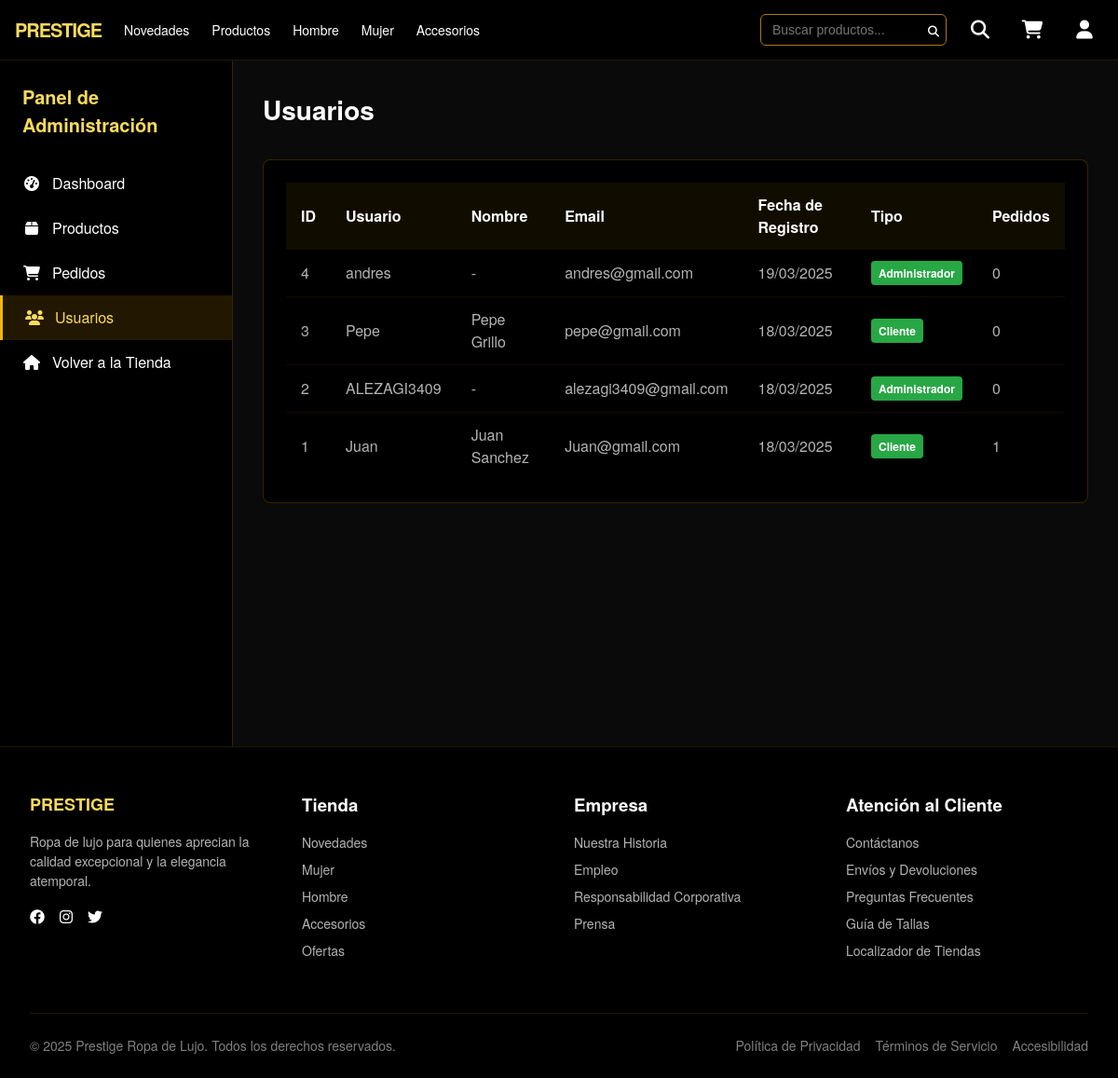
/store/admin/users/ (signed in), run on the app's committed database.
### store/models.py (models this page shows, shortened)
class User(AbstractUser):
    email = models.EmailField(unique=True)
    payment_method = models.CharField(max_length=100, blank=True, null=True)

### store/views.py (the view)
# urls.py: path('admin/users/', views.AdminUserListView.as_view(), name='admin_users'),
class AdminUserListView(LoginRequiredMixin, StaffRequiredMixin, ListView):
    model = User
    template_name = 'admin/users.html'
    context_object_name = 'users'
    paginate_by = 20
    ordering = ['-date_joined']

### store/views.py (called while the page is built)
    def test_func(self):
        return self.request.user.is_staff

### store/templates/admin/users.html (shortened to what this page needs)
{% extends 'admin/base_admin.html' %}
{% load static %}
{% block admin_content %}
<div class="admin-header">
    <h1 class="admin-page-title">Usuarios</h1>
</div>
<div class="admin-card">
    <div class="admin-card-body">
        <div class="admin-table-responsive">
            <table class="admin-table">
                <thead>
                    <tr>
                        <th>ID</th>
                        <th>Usuario</th>
                        <th>Nombre</th>
                        <th>Email</th>
                        <th>Fecha de Registro</th>
                        <th>Tipo</th>
                        <th>Pedidos</th>
                    </tr>
                </thead>
                <tbody>
                    {% for user in users %}
                    <tr>
                        <td>{{ user.id }}</td>
                        <td>{{ user.username }}</td>
                        <td>{{ user.get_full_name|default:'-' }}</td>
                        <td>{{ user.email }}</td>
                        <td>{{ user.date_joined|date:"d/m/Y" }}</td>
                        <td>
                            {% if user.is_superuser %}
                            <span class="user-badge admin-badge">Administrador</span>
                            {% elif user.is_staff %}
                            <span class="user-badge staff-badge">Staff</span>
                            {% else %}
                            <span class="user-badge user-badge">Cliente</span>
                            {% endif %}
                        </td>
                        <td>{{ user.orders.count }}</td>
                    </tr>
                    {% empty %}
                    <tr>
                        <td colspan="7" class="empty-table">No hay usuarios disponibles</td>
                    </tr>
                    {% endfor %}
                </tbody>
            </table>
        </div>
    </div>
</div>
{% endblock %}

### store/static/css/styles.css (style rules this page uses)
:root { --color-black: #000000; --color-black-light: #0A0A0A; --color-gold-light: #F9DB5C; --color-gold: #EFB810; --color-brown: #A87B05; --color-brown-dark: #664300; --color-white: #FFFFFF; --color-gray: rgba(255, 255, 255, 0.7); --color-gray-light: rgba(255, 255, 255, 0.5); --font-primary: 'Helvetica Neue', Arial, sans-serif; --transition-fast: 0.2s ease; --transition-medium: 0.3s ease; --transition-slow: 0.5s ease; --shadow-sm: 0 1px 2px rgba(0, 0, 0, 0.1); --shadow-md: 0 4px 6px rgba(0, 0, 0, 0.1); --shadow-lg: 0 10px 15px rgba(0, 0, 0, 0.1); --border-radius-sm: 4px; --border-radius-md: 6px; --border-radius-lg: 8px; }
* { margin: 0; padding: 0; box-sizing: border-box; }
html { font-size: 16px; scroll-behavior: smooth; }
body { font-family: var(--font-primary); line-height: 1.5; color: var(--color-white); background-color: var(--color-black-light); min-height: 100vh; display: flex; flex-direction: column; }
.admin-header { display: flex; justify-content: space-between; align-items: center; margin-bottom: 2rem; }
.admin-page-title { font-size: 1.75rem; font-weight: 700; color: var(--color-white); }
.admin-card { background-color: var(--color-black); border: 1px solid rgba(168, 123, 5, 0.3); border-radius: var(--border-radius-lg); margin-bottom: 2rem; overflow: hidden; }
.admin-card-body { padding: 1.5rem; }
.admin-table-responsive { overflow-x: auto; }
.admin-table { width: 100%; border-collapse: collapse; }
.admin-table th { text-align: left; padding: 0.75rem 1rem; font-weight: 600; color: var(--color-white); background-color: rgba(168, 123, 5, 0.1); }
.admin-table td { padding: 0.75rem 1rem; border-bottom: 1px solid rgba(168, 123, 5, 0.1); color: var(--color-gray); }
.admin-table tr:last-child td { border-bottom: none; }
.user-badge { display: inline-block; padding: 0.25rem 0.5rem; border-radius: var(--border-radius-sm); font-size: 0.75rem; font-weight: 600; }
.admin-badge { background-color: #dc3545; color: white; }
.user-badge { background-color: #28a745; color: white; }

### data on the page
User: id "4", username "andres", get_full_name "-", email "andres@gmail.com", date_joined "19/03/2025", is_superuser "Administrador", orders.count "0"
User: id "3", username "Pepe", get_full_name "Pepe Grillo", email "pepe@gmail.com", date_joined "18/03/2025", is_superuser "Cliente", orders.count "0"
User: id "2", username "ALEZAGI3409", get_full_name "-", email "alezagi3409@gmail.com", date_joined "18/03/2025", is_superuser "Administrador", orders.count "0"
User: id "1", username "Juan", get_full_name "Juan Sanchez", email "Juan@gmail.com", date_joined "18/03/2025", is_superuser "Cliente", orders.count "1"
